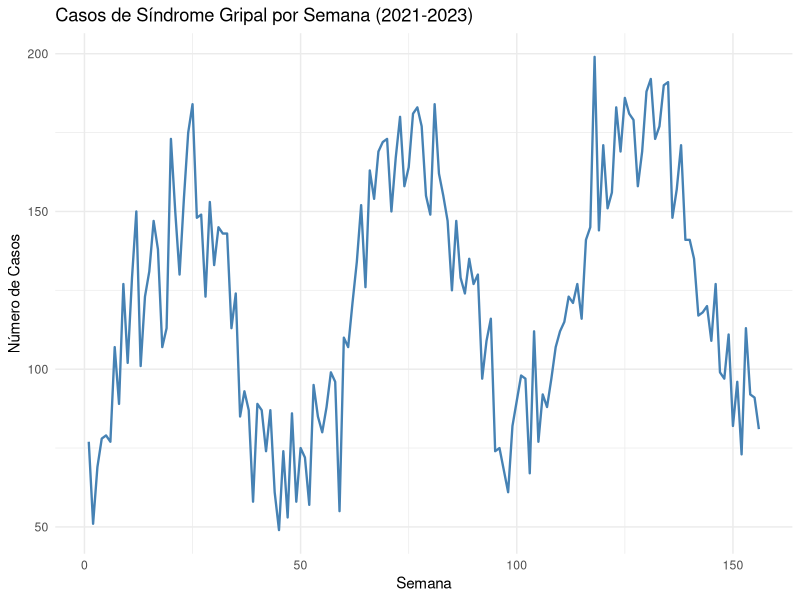
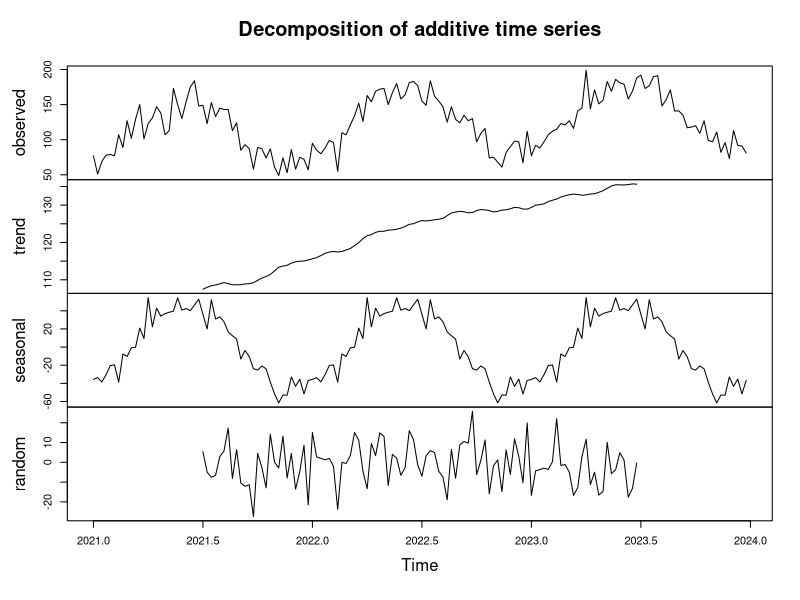
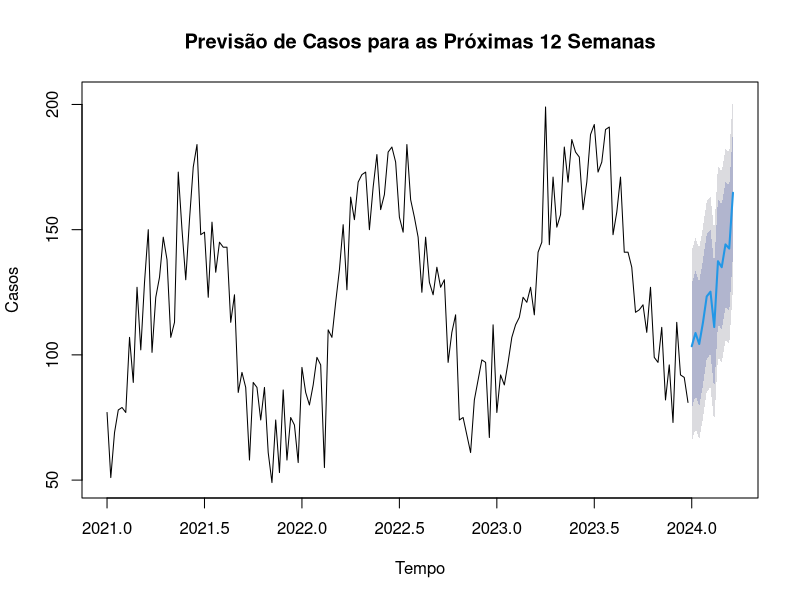
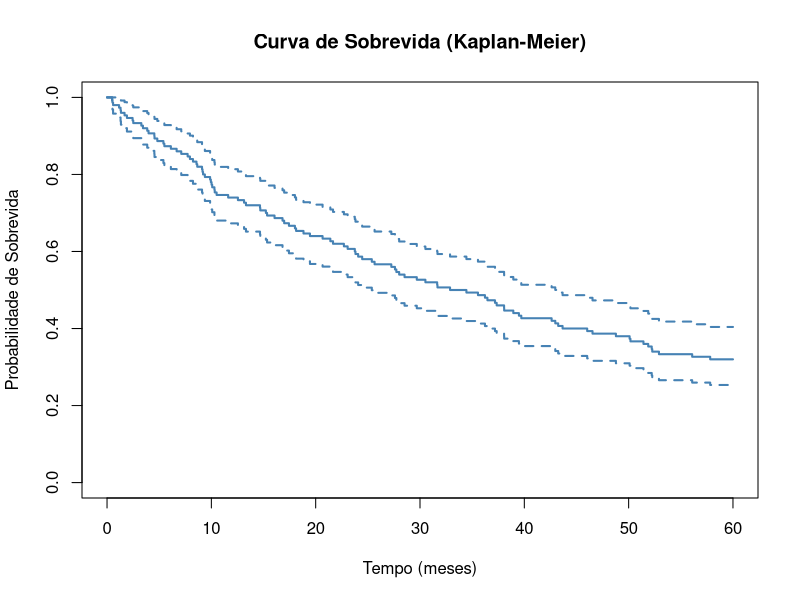
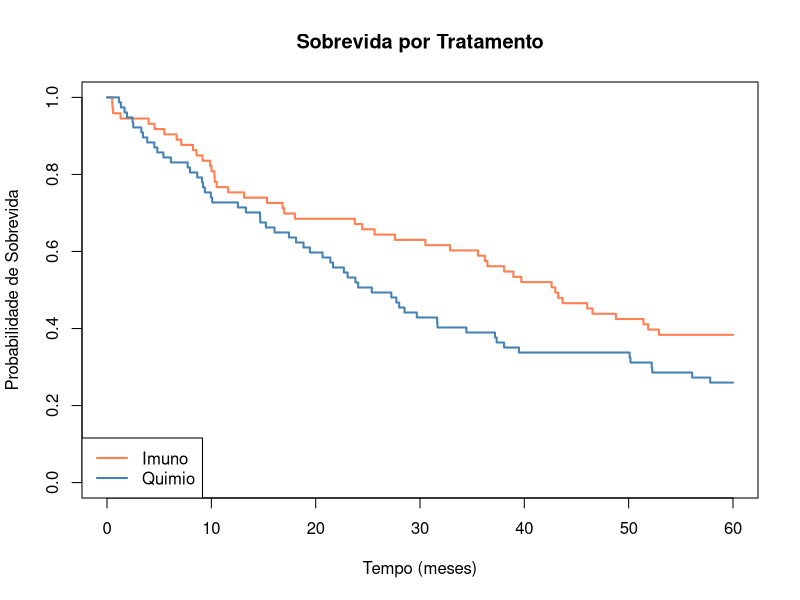

Here is the R script that generated these plots, in order:
# =============================================================================
# MÓDULO 3 - AULA 3: Dados com Estruturas de Dependência
# Atividades Complementares
# Curso: Introdução à Análise de Dados para Pesquisa no SUS
# =============================================================================
#
# ATENÇÃO: Esta é a aula mais avançada do módulo!
# Os tópicos aqui são apenas uma INTRODUÇÃO a métodos complexos.
# Execute o código linha por linha e leia os comentários com atenção.
#
# CONTEÚDO:
#   Parte 1: Modelos Multiníveis (dados hierárquicos)
#   Parte 2: Séries Temporais
#   Parte 3: Análise de Sobrevivência
#
# =============================================================================


# -----------------------------------------------------------------------------
# CONFIGURAÇÃO INICIAL
# -----------------------------------------------------------------------------

# Se necessário, defina o diretório de trabalho:
# setwd("C:/caminho/para/pasta/do/curso")  # Windows
# setwd("/home/usuario/pasta/do/curso")    # Linux/Mac

# Verificar o diretório atual
getwd()


# -----------------------------------------------------------------------------
# PACOTES NECESSÁRIOS
# -----------------------------------------------------------------------------

# Se ainda não instalou, remova o # e execute:
# install.packages("tidyverse")
# install.packages("survival")
# install.packages("lme4")
# install.packages("forecast")

# Carregar os pacotes
library(tidyverse)
library(survival)    # Para análise de sobrevivência
library(lme4)        # Para modelos multiníveis
library(forecast)    # Para séries temporais


# #############################################################################
#
# ATIVIDADE 1: MODELOS MULTINÍVEIS
#
# #############################################################################
#
# O QUE SÃO DADOS HIERÁRQUICOS?
# -----------------------------
# São dados organizados em NÍVEIS ou GRUPOS aninhados.
#
# Exemplos:
# - Pacientes dentro de HOSPITAIS
# - Alunos dentro de ESCOLAS
# - Funcionários dentro de EMPRESAS
# - Medidas repetidas no MESMO paciente
#
# POR QUE ISSO IMPORTA?
# ---------------------
# Pessoas do MESMO grupo tendem a ser mais parecidas entre si.
# Pacientes do mesmo hospital compartilham: mesmos médicos, protocolos, etc.
# Ignorar isso pode levar a conclusões ERRADAS!
#
# O QUE O MODELO MULTINÍVEL FAZ?
# ------------------------------
# Ele "reconhece" que existem grupos e permite que algumas características
# variem ENTRE os grupos (efeitos aleatórios).
#
# =============================================================================


# -----------------------------------------------------------------------------
# DADOS: Pacientes em Hospitais
# -----------------------------------------------------------------------------

# Fixar semente para reprodutibilidade
set.seed(123)

# Configuração
n_hospitais <- 10      # 10 hospitais diferentes
n_pac_por_hosp <- 30   # 30 pacientes em cada hospital

# Criar um "efeito" de cada hospital
# Alguns hospitais têm pacientes com PA mais alta, outros mais baixa
# Isso simula diferenças entre hospitais (qualidade, perfil de pacientes, etc.)
efeito_hospital <- rnorm(n_hospitais, mean = 0, sd = 5)

# Ver os efeitos de cada hospital:
efeito_hospital

# Hospital com efeito POSITIVO → PA mais alta em média
# Hospital com efeito NEGATIVO → PA mais baixa em média


# Criar os dados:
dados_multinivel <- tibble(
  hospital_id = rep(1:n_hospitais, each = n_pac_por_hosp),  # ID do hospital (1-10)
  paciente_id = 1:(n_hospitais * n_pac_por_hosp)           # ID do paciente (1-300)
) %>%
  mutate(
    idade = round(runif(n(), 30, 70)),                      # Idade: 30-70 anos
    sexo = sample(c("F", "M"), n(), replace = TRUE),        # Sexo aleatório
    efeito_hosp = efeito_hospital[hospital_id],             # Efeito do hospital
    # PA = valor base + efeito da idade + efeito do hospital + ruído
    pa = round(100 + 0.5 * idade + efeito_hosp + rnorm(n(), 0, 8), 1)
  )

# O que fizemos:
# - n() dentro do mutate retorna o número de linhas
# - efeito_hospital[hospital_id] pega o efeito do hospital de cada paciente
# - A PA depende da idade E do hospital onde o paciente está


# Ver as primeiras linhas:
head(dados_multinivel, 10)


# -----------------------------------------------------------------------------
# EXPLORAÇÃO: Médias por Hospital
# -----------------------------------------------------------------------------

# Calcular a média de PA em cada hospital:
dados_multinivel %>%
  group_by(hospital_id) %>%
  summarise(
    n = n(),                    # Número de pacientes
    media_pa = mean(pa),        # Média de PA
    dp_pa = sd(pa)              # Desvio-padrão
  )

# OBSERVE:
# → As médias de PA variam entre hospitais
# → Isso é o "efeito do hospital" que criamos


# -----------------------------------------------------------------------------
# COMPARAÇÃO: Modelo Comum vs Modelo Multinível
# -----------------------------------------------------------------------------

# MODELO COMUM (ignora a estrutura hierárquica)
# Trata todos os 300 pacientes como se fossem independentes
modelo_comum <- lm(pa ~ idade + sexo, data = dados_multinivel)
summary(modelo_comum)


# MODELO MULTINÍVEL
# Reconhece que pacientes estão agrupados em hospitais
#
# A notação (1 | hospital_id) significa:
# "Permita que o INTERCEPTO varie por hospital"
# Ou seja: cada hospital pode ter um "nível base" diferente de PA

modelo_multinivel <- lmer(pa ~ idade + sexo + (1 | hospital_id), 
                          data = dados_multinivel)

summary(modelo_multinivel)

# COMO LER O RESULTADO:
#
# Fixed effects (Efeitos Fixos):
# → São os efeitos que são IGUAIS para todos os hospitais
# → (Intercept): valor base de PA
# → idade: efeito de cada ano de idade (igual em todos os hospitais)
# → sexoM: diferença entre homens e mulheres (igual em todos os hospitais)
#
# Random effects (Efeitos Aleatórios):
# → Mostram quanta variação existe ENTRE os hospitais
# → Variance do hospital_id: variabilidade entre hospitais
# → Variance Residual: variabilidade dentro de cada hospital


# -----------------------------------------------------------------------------
# VER OS EFEITOS
# -----------------------------------------------------------------------------

# Efeitos FIXOS (iguais para todos):
fixef(modelo_multinivel)

# Efeitos ALEATÓRIOS (variam por hospital):
ranef(modelo_multinivel)

# Cada hospital tem um "ajuste" diferente no intercepto
# Hospitais com valor POSITIVO têm PA média mais alta
# Hospitais com valor NEGATIVO têm PA média mais baixa


# #############################################################################
#
# ATIVIDADE 2: SÉRIES TEMPORAIS
#
# #############################################################################
#
# O QUE É UMA SÉRIE TEMPORAL?
# ---------------------------
# São dados coletados ao longo do TEMPO, em intervalos regulares.
#
# Exemplos:
# - Casos de dengue por SEMANA
# - Temperatura diária
# - PIB trimestral
# - Internações mensais
#
# COMPONENTES DE UMA SÉRIE TEMPORAL:
# ----------------------------------
# 1. TENDÊNCIA: Direção geral (subindo, descendo, estável)
# 2. SAZONALIDADE: Padrões que se repetem (ex: gripe no inverno)
# 3. CICLOS: Flutuações de longo prazo
# 4. RUÍDO: Variações aleatórias
#
# =============================================================================


# -----------------------------------------------------------------------------
# DADOS: Casos de Síndrome Gripal por Semana
# -----------------------------------------------------------------------------

set.seed(42)
n_semanas <- 156  # 3 anos de dados (52 semanas x 3)

# Criar série temporal simulada:
serie_gripal <- tibble(
  semana = 1:n_semanas,                    # Semana 1 a 156
  ano = rep(2021:2023, each = 52),         # Ano correspondente
  semana_ano = rep(1:52, 3)                # Semana dentro do ano (1-52)
) %>%
  mutate(
    # TENDÊNCIA: aumenta levemente ao longo do tempo
    tendencia = 100 + 0.3 * semana,
    
    # SAZONALIDADE: pico no outono/inverno (função seno)
    # O padrão se repete a cada 52 semanas
    sazonalidade = 50 * sin(2 * pi * (semana_ano - 10) / 52),
    
    # RUÍDO: variação aleatória
    ruido = rnorm(n_semanas, 0, 15),
    
    # CASOS = tendência + sazonalidade + ruído
    # pmax(..., 10) garante que não tenhamos valores negativos
    casos = round(pmax(tendencia + sazonalidade + ruido, 10))
  )

# Ver os primeiros dados:
head(serie_gripal, 10)


# -----------------------------------------------------------------------------
# VISUALIZAÇÃO DA SÉRIE
# -----------------------------------------------------------------------------

ggplot(serie_gripal, aes(x = semana, y = casos)) +
  geom_line(color = "steelblue", linewidth = 0.8) +    # Linha conectando os pontos
  labs(title = "Casos de Síndrome Gripal por Semana (2021-2023)",
       x = "Semana", 
       y = "Número de Casos") +
  theme_minimal()

# OBSERVE:
# → Há uma TENDÊNCIA de aumento ao longo do tempo?
# → Há picos que se repetem todo ano (SAZONALIDADE)?
# → Há variações "irregulares" (RUÍDO)?


# -----------------------------------------------------------------------------
# CONVERTER PARA OBJETO DE SÉRIE TEMPORAL
# -----------------------------------------------------------------------------

# O R tem um formato especial para séries temporais: ts()
#
# ts(dados, frequency = ciclos_por_período, start = início)
#
# frequency = 52 porque temos dados SEMANAIS (52 semanas por ano)
# start = c(2021, 1) significa: começa no ano 2021, semana 1

serie_ts <- ts(serie_gripal$casos, frequency = 52, start = c(2021, 1))

# Ver a série:
print(serie_ts)


# -----------------------------------------------------------------------------
# DECOMPOSIÇÃO DA SÉRIE
# -----------------------------------------------------------------------------

# Podemos "separar" a série em seus componentes:
decomposicao <- decompose(serie_ts)

# Visualizar a decomposição:
plot(decomposicao)

# O GRÁFICO MOSTRA:
#
# 1. observed: Os dados originais (o que observamos)
# 2. trend: A TENDÊNCIA extraída (direção geral)
# 3. seasonal: O padrão SAZONAL (o que se repete todo ano)
# 4. random: O RUÍDO (o que sobra depois de remover tendência e sazonalidade)


# -----------------------------------------------------------------------------
# MODELO ARIMA E PREVISÃO
# -----------------------------------------------------------------------------

# ARIMA é um modelo muito usado para séries temporais.
# Não precisamos entender os detalhes matemáticos aqui.
#
# auto.arima() escolhe automaticamente o melhor modelo ARIMA

modelo_arima <- auto.arima(serie_ts)

# Ver o modelo escolhido:
print(modelo_arima)

# A notação ARIMA(p,d,q) descreve o modelo, mas não precisa decorar!


# -----------------------------------------------------------------------------
# FAZER PREVISÃO
# -----------------------------------------------------------------------------

# forecast() prevê os próximos valores
# h = 12 significa: prever as próximas 12 semanas

previsao <- forecast(modelo_arima, h = 12)

# Visualizar a previsão:
plot(previsao, 
     main = "Previsão de Casos para as Próximas 12 Semanas",
     xlab = "Tempo", 
     ylab = "Casos")

# O GRÁFICO MOSTRA:
# - Linha azul escura: valores observados
# - Linha azul clara: previsão
# - Áreas sombreadas: intervalos de confiança (80% e 95%)
#   → Quanto mais para o futuro, maior a incerteza


# #############################################################################
#
# ATIVIDADE 3: ANÁLISE DE SOBREVIVÊNCIA
#
# #############################################################################
#
# O QUE É ANÁLISE DE SOBREVIVÊNCIA?
# ---------------------------------
# Estuda o TEMPO até a ocorrência de um EVENTO.
#
# Exemplos de "evento":
# - Óbito
# - Recidiva de câncer
# - Alta hospitalar
# - Reinternação
#
# O QUE É CENSURA?
# ----------------
# Nem todos os participantes apresentam o evento durante o estudo.
# Alguns podem:
# - Sair do estudo antes do fim
# - Chegar ao fim do estudo sem ter o evento
# - Ser perdidos no acompanhamento
#
# Esses casos são "CENSURADOS" - sabemos que o tempo foi PELO MENOS X,
# mas não sabemos exatamente quando (ou se) o evento ocorreria.
#
# MÉTODOS PRINCIPAIS:
# -------------------
# - Kaplan-Meier: Estima a curva de sobrevivência
# - Log-Rank: Compara curvas entre grupos
# - Cox: Identifica fatores de risco
#
# =============================================================================


# -----------------------------------------------------------------------------
# DADOS: Sobrevida de Pacientes com Câncer
# -----------------------------------------------------------------------------

set.seed(456)
n_pac <- 150   # 150 pacientes

# Criar dados simulados:
dados_sobrevida <- tibble(
  id = 1:n_pac,
  # Tratamento: Quimioterapia ou Imunoterapia
  tratamento = sample(c("Quimio", "Imuno"), n_pac, replace = TRUE),
  # Idade: entre 35 e 85 anos
  idade = round(pmin(pmax(rnorm(n_pac, 60, 12), 35), 85)),
  # Estadio do câncer: II, III ou IV
  estadio = sample(c("II", "III", "IV"), n_pac, replace = TRUE, 
                   prob = c(0.3, 0.4, 0.3))
) %>%
  mutate(
    # Calcular uma "taxa de risco" baseada nas características
    # Menor taxa = melhor prognóstico
    taxa = case_when(
      tratamento == "Imuno" ~ 0.015,   # Imunoterapia: menor taxa (melhor)
      TRUE ~ 0.025                      # Quimio: maior taxa
    ) * case_when(
      estadio == "II" ~ 0.5,           # Estadio II: menor risco
      estadio == "III" ~ 1,            # Estadio III: risco médio
      TRUE ~ 1.8                        # Estadio IV: maior risco
    ),
    # Tempo até o evento (simulado com distribuição exponencial)
    tempo_evento = rexp(n_pac, rate = taxa),
    # Tempo de acompanhamento máximo (quando o estudo termina)
    tempo_censura = 60,  # 60 meses = 5 anos
    # Tempo observado: o menor entre tempo do evento e tempo de censura
    tempo = pmin(tempo_evento, tempo_censura),
    # Status: 1 se teve evento, 0 se foi censurado
    status = as.integer(tempo_evento <= tempo_censura)
  )


# Ver os primeiros dados:
head(dados_sobrevida, 10)

# ENTENDENDO AS COLUNAS:
# - tempo: tempo de acompanhamento em meses
# - status: 1 = teve o evento (óbito), 0 = censurado (não teve evento até o fim)


# Quantos tiveram evento e quantos foram censurados?
table(dados_sobrevida$status)

# 0 = censurados (ainda vivos ao final do estudo)
# 1 = tiveram o evento (óbito)


# -----------------------------------------------------------------------------
# CRIAR OBJETO DE SOBREVIVÊNCIA
# -----------------------------------------------------------------------------

# Surv() cria um objeto especial que o R reconhece como dados de sobrevivência
# Ele combina o TEMPO e o STATUS (evento ou censura)

surv_obj <- Surv(time = dados_sobrevida$tempo, 
                 event = dados_sobrevida$status)

# Ver o objeto:
head(surv_obj, 20)

# Os números com "+" são CENSURADOS
# Ex: "60+" significa: acompanhado por 60 meses, sem evento


# -----------------------------------------------------------------------------
# CURVA DE KAPLAN-MEIER (Geral)
# -----------------------------------------------------------------------------

# survfit() ajusta a curva de Kaplan-Meier
# ~ 1 significa: uma curva para todos (sem separar por grupos)

km_geral <- survfit(surv_obj ~ 1)

# Resumo:
print(km_geral)

# COMO LER:
# - n: número de pacientes
# - events: número de eventos
# - median: tempo mediano de sobrevida (50% ainda vivos)
# - 0.95LCL e 0.95UCL: IC 95% para a mediana


# Plotar a curva:
plot(km_geral, 
     main = "Curva de Sobrevida (Kaplan-Meier)",
     xlab = "Tempo (meses)",
     ylab = "Probabilidade de Sobrevida",
     col = "steelblue", 
     lwd = 2)           # lwd = espessura da linha

# COMO INTERPRETAR O GRÁFICO:
# - Eixo X: Tempo (em meses)
# - Eixo Y: Probabilidade de estar vivo
# - A curva começa em 1 (100%) e vai descendo
# - Cada "degrau" é um evento (óbito)
# - As linhas verticais tracejadas são os censurados
# - Quanto mais ALTA a curva, melhor a sobrevida


# -----------------------------------------------------------------------------
# COMPARAÇÃO ENTRE TRATAMENTOS
# -----------------------------------------------------------------------------

# Agora vamos comparar a sobrevida entre Quimio e Imunoterapia

# Kaplan-Meier por tratamento:
km_trat <- survfit(surv_obj ~ tratamento, data = dados_sobrevida)

# Resumo por grupo:
print(km_trat)


# Plotar as duas curvas:
plot(km_trat,
     main = "Sobrevida por Tratamento",
     xlab = "Tempo (meses)",
     ylab = "Probabilidade de Sobrevida",
     col = c("coral", "steelblue"),   # Cores para cada grupo
     lwd = 2)

# Adicionar legenda:
legend("bottomleft", 
       legend = c("Imuno", "Quimio"),
       col = c("coral", "steelblue"), 
       lwd = 2)

# OBSERVE:
# → Qual curva está MAIS ALTA? (melhor sobrevida)
# → As curvas são muito diferentes ou quase iguais?


# -----------------------------------------------------------------------------
# TESTE LOG-RANK
# -----------------------------------------------------------------------------

# O teste Log-Rank verifica se há diferença ESTATISTICAMENTE SIGNIFICATIVA
# entre as curvas de sobrevivência dos grupos

survdiff(surv_obj ~ tratamento, data = dados_sobrevida)

# COMO LER:
# - N: número em cada grupo
# - Observed: eventos observados
# - Expected: eventos esperados (se não houvesse diferença)
# - Chisq: estatística qui-quadrado
# - p: p-valor
#
# Se p < 0.05 → Há diferença significativa entre os tratamentos


# -----------------------------------------------------------------------------
# MODELO DE COX
# -----------------------------------------------------------------------------

# O modelo de Cox identifica FATORES DE RISCO para o evento
# É como uma regressão, mas para dados de sobrevivência
#
# Medida de efeito: HR (Hazard Ratio / Razão de Risco)
#   HR = 1: Sem efeito
#   HR > 1: Fator de RISCO (aumenta o risco do evento)
#   HR < 1: Fator de PROTEÇÃO (diminui o risco do evento)

modelo_cox <- coxph(surv_obj ~ tratamento + idade + estadio, 
                    data = dados_sobrevida)

summary(modelo_cox)

# COMO LER O RESULTADO:
#
# coef: coeficiente (na escala logarítmica)
# exp(coef): HR (Hazard Ratio) - É O MAIS IMPORTANTE!
# se(coef): erro padrão
# Pr(>|z|): p-valor
#
# lower .95 e upper .95: IC 95% para o HR


# Ver só os Hazard Ratios:
exp(coef(modelo_cox))

# INTERPRETAÇÃO DOS HRs:
#
# tratamentoQuimio: HR > 1
# → Quimio tem MAIOR risco que Imuno (categoria de referência)
# → Ex: HR = 1.5 significa 50% mais risco
#
# idade: HR por ano
# → Ex: HR = 1.02 significa 2% mais risco para cada ano de idade
#
# estadioIII e estadioIV: comparados com estadio II (referência)
# → HR > 1 significa maior risco que estadio II


# =============================================================================
# RESUMO: QUANDO USAR CADA MÉTODO
# =============================================================================
#
# ┌─────────────────────────────────────────────────────────────────────────┐
# │ TIPO DE DADOS                    │ MÉTODO                              │
# ├─────────────────────────────────────────────────────────────────────────┤
# │ DADOS HIERÁRQUICOS               │ lmer() - Modelo Multinível          │
# │ (grupos dentro de grupos)        │ Pacote: lme4                        │
# │ Ex: pacientes em hospitais       │                                     │
# ├─────────────────────────────────────────────────────────────────────────┤
# │ DADOS TEMPORAIS                  │ ts() + auto.arima() + forecast()    │
# │ (medidas ao longo do tempo)      │ Pacote: forecast                    │
# │ Ex: casos semanais de dengue     │                                     │
# ├─────────────────────────────────────────────────────────────────────────┤
# │ TEMPO ATÉ EVENTO                 │ survfit() - Kaplan-Meier            │
# │ (com censura)                    │ survdiff() - Teste Log-Rank         │
# │ Ex: tempo até óbito              │ coxph() - Modelo de Cox             │
# │                                  │ Pacote: survival                    │
# │                                  │ Medida: HR (Hazard Ratio)           │
# └─────────────────────────────────────────────────────────────────────────┘
#
# =============================================================================
